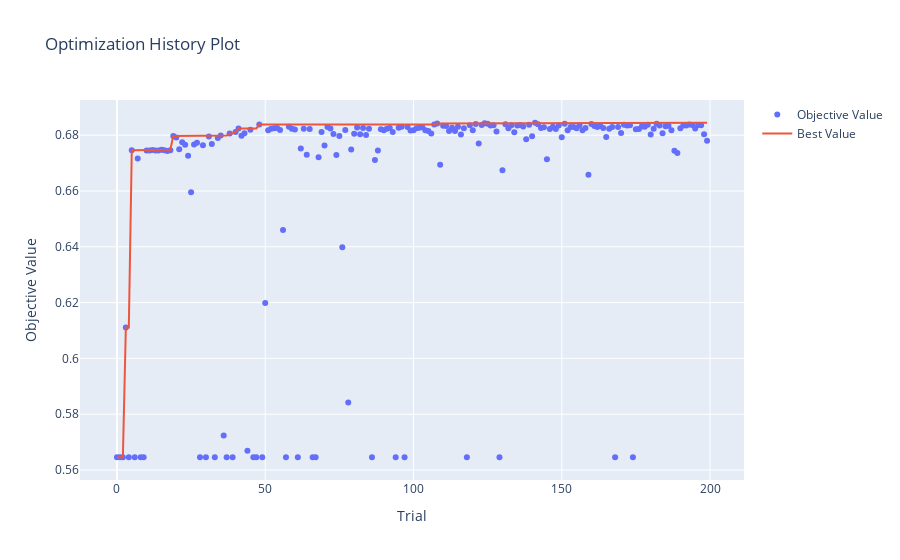

Notebook source saved alongside this figure:
### Code cell
plot_optimization_history(study)

### Figure 1 — Plotly figure (JSON) as saved in the notebook; plotly's stock layout.template omitted (floating-point values rounded to 4 significant figures; data arrays with more than 128 entries replaced by an {"elided": "..."} marker saying what was removed)
{"data": [{"mode": "markers", "name": "Objective Value", "type": "scatter", "x": {"elided": "200 int values"}, "y": {"elided": "200 float values"}}, {"mode": "lines", "name": "Best Value", "type": "scatter", "x": {"elided": "200 int values"}, "y": {"elided": "200 float values"}}, {"marker": {"color": "#cccccc"}, "mode": "markers", "name": "Infeasible Trial", "showlegend": false, "type": "scatter", "x": [], "y": []}], "layout": {"title": {"text": "Optimization History Plot"}, "xaxis": {"title": {"text": "Trial"}}, "yaxis": {"title": {"text": "Objective Value"}}}}
